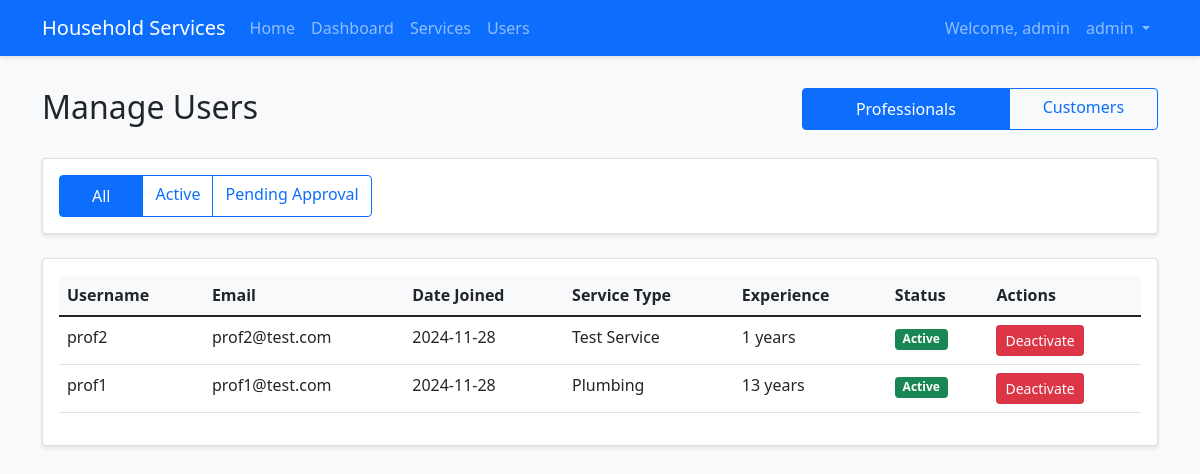
/admin/users (signed in), run on an earlier commit of the app's database.
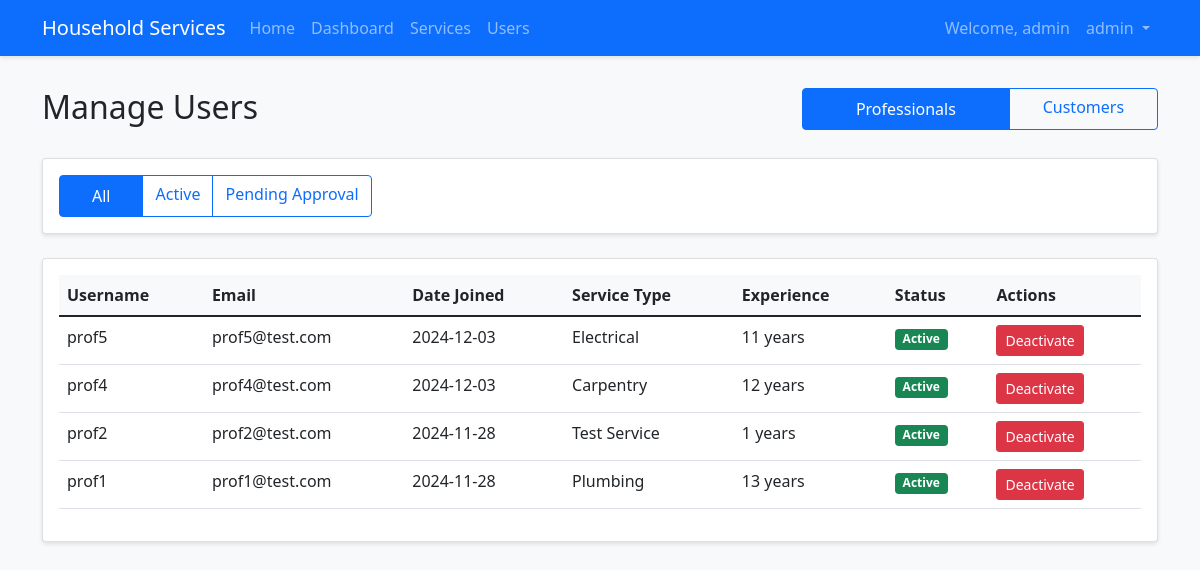
And on a later commit of the database.
### app/models/user.py (models this page shows, shortened)
class User(UserMixin, db.Model):
    __tablename__ = 'users'
    id = db.Column(db.Integer, primary_key=True)
    email = db.Column(db.String(120), unique=True, nullable=False)
    username = db.Column(db.String(80), unique=True, nullable=False)
    password_hash = db.Column(db.String(128))
    role = db.Column(db.String(20), nullable=False)
    date_created = db.Column(db.DateTime, default=datetime.utcnow)
    is_active = db.Column(db.Boolean, default=True)
    is_blocked = db.Column(db.Boolean, default=False)
    block_reason = db.Column(db.Text)
    blocked_at = db.Column(db.DateTime)
    warning_count = db.Column(db.Integer, default=0)
    last_warning_at = db.Column(db.DateTime)
    description = db.Column(db.Text)
    service_type_id = db.Column(db.Integer, db.ForeignKey('services.id'))
    experience = db.Column(db.Integer)
    location = db.Column(db.String(100))
    pin_code = db.Column(db.String(10))
    service_requests_customer = db.relationship('ServiceRequest',
                                              backref='customer',
                                              foreign_keys='ServiceRequest.customer_id')
    service_requests_professional = db.relationship('ServiceRequest',
                                                  backref='professional',
                                                  foreign_keys='ServiceRequest.professional_id')
    reviews_given = db.relationship('Review',
                                  foreign_keys='Review.customer_id',
                                  backref='customer')
    reviews_received = db.relationship('Review',
                                     foreign_keys='Review.professional_id',
                                     backref='professional')

### app/models/service.py (models this page shows)
class Service(db.Model):
    __tablename__ = 'services'
    id = db.Column(db.Integer, primary_key=True)
    name = db.Column(db.String(100), nullable=False)
    base_price = db.Column(db.Float, nullable=False)
    time_required = db.Column(db.Integer)
    description = db.Column(db.Text)
    date_created = db.Column(db.DateTime, default=datetime.utcnow)
    is_active = db.Column(db.Boolean, default=True)
    professionals = db.relationship('User', backref='service_type')
    service_requests = db.relationship('ServiceRequest', backref='service')

### app/views/admin.py (the view)
@bp.route('/users')
@login_required
@admin_required
def manage_users():
    role = request.args.get('role', 'professional')
    status = request.args.get('status')
    search = request.args.get('search', '')
    query = User.query.filter_by(role=role)
    if status:
        if status == 'pending':
            query = query.filter_by(is_active=False)
        elif status == 'active':
            query = query.filter_by(is_active=True)
    if search:
        query = query.filter(
            (User.username.ilike(f'%{search}%')) |
            (User.email.ilike(f'%{search}%'))
        )
    users = query.order_by(User.date_created.desc()).all()
    services = Service.query.all()
    return render_template('admin/manage_users.html',
                         users=users,
                         current_role=role,
                         current_status=status,
                         services=services)

### app/models/user.py (called while the page is built)
@login_manager.user_loader
def load_user(id):
    return User.query.get(int(id))

### app/templates/admin/manage_users.html (shortened to what this page needs)
{% extends "base.html" %}
{% block content %}
<div class="row mb-4">
    <div class="col-md-8">
        <h2>Manage Users</h2>
    </div>
    <div class="col-md-4">
        <div class="btn-group w-100">
            <a href="{{ url_for('admin.manage_users', role='professional') }}"
               class="btn btn-{{ 'primary' if current_role == 'professional' else 'outline-primary' }}">
                Professionals
            </a>
            <a href="{{ url_for('admin.manage_users', role='customer') }}"
               class="btn btn-{{ 'primary' if current_role == 'customer' else 'outline-primary' }}">
                Customers
            </a>
        </div>
    </div>
</div>
<div class="row mb-4">
    <div class="col-md-12">
        <div class="card">
            <div class="card-body">
                <div class="btn-group">
                    <a href="{{ url_for('admin.manage_users', role=current_role) }}"
                       class="btn btn-{{ 'primary' if not current_status else 'outline-primary' }}">
                        All
                    </a>
                    <a href="{{ url_for('admin.manage_users', role=current_role, status='active') }}"
                       class="btn btn-{{ 'primary' if current_status == 'active' else 'outline-primary' }}">
                        Active
                    </a>
                    {% if current_role == 'professional' %}
                    <a href="{{ url_for('admin.manage_users', role=current_role, status='pending') }}"
                       class="btn btn-{{ 'primary' if current_status == 'pending' else 'outline-primary' }}">
                        Pending Approval
                    </a>
                    {% endif %}
                </div>
            </div>
        </div>
    </div>
</div>
<div class="card">
    <div class="card-body">
        <div class="table-responsive">
            <table class="table">
                <thead>
                    <tr>
                        <th>Username</th>
                        <th>Email</th>
                        <th>Date Joined</th>
                        {% if current_role == 'professional' %}
                            <th>Service Type</th>
                            <th>Experience</th>
                        {% endif %}
                        <th>Status</th>
                        <th>Actions</th>
                    </tr>
                </thead>
                <tbody>
                    {% for user in users %}
                    <tr>
                        <td>{{ user.username }}</td>
                        <td>{{ user.email }}</td>
                        <td>{{ user.date_created.strftime('%Y-%m-%d') }}</td>
                        {% if current_role == 'professional' %}
                            <td>{{ user.service_type.name if user.service_type else 'N/A' }}</td>
                            <td>{{ user.experience }} years</td>
                        {% endif %}
                        <td>
                            <span class="badge {% if user.is_active %}bg-success{% else %}bg-warning{% endif %}">
                                {% if current_role == 'professional' %}
                                    {{ 'Active' if user.is_active else 'Pending' }}
                                {% else %}
                                    {{ 'Active' if user.is_active else 'Inactive' }}
                                {% endif %}
                            </span>
                        </td>
                        <td>
                            <div class="btn-group">
                                <form method="POST" action="{{ url_for('admin.toggle_user_status', user_id=user.id) }}"
                                      class="d-inline">
                                    <button type="submit"
                                            class="btn btn-sm btn-{{ 'danger' if user.is_active else 'success' }}"
                                            onclick="return confirm('Are you sure you want to {{ 'deactivate' if user.is_active else 'activate' }} this user?')">
                                        {{ 'Deactivate' if user.is_active else 'Activate' }}
                                    </button>
                                </form>
                            </div>
                        </td>
                    </tr>
                    {% endfor %}
                </tbody>
            </table>
        </div>
    </div>
</div>
{% endblock %}

### app/templates/base.html (shortened to what this page needs)
<!DOCTYPE html>
<html lang="en">
<head>
    <link href="https://cdn.jsdelivr.net/npm/bootstrap@5.1.3/dist/css/bootstrap.min.css" rel="stylesheet">
    <link rel="stylesheet" href="{{ url_for('static', filename='css/style.css') }}">
</head>
<body>
    <nav class="navbar navbar-expand-lg navbar-dark bg-primary">
        <div class="container">
            <a class="navbar-brand" href="{{ url_for('main.index') }}">Household Services</a>
            <div class="collapse navbar-collapse" id="navbarNav">
                <ul class="navbar-nav me-auto">
                    <li class="nav-item">
                        <a class="nav-link" href="{{ url_for('main.index') }}">Home</a>
                    </li>
                    {% if current_user.is_authenticated %}
                        {% if current_user.role == 'admin' %}
                            <li class="nav-item">
                                <a class="nav-link" href="{{ url_for('admin.dashboard') }}">Dashboard</a>
                            </li>
                            <li class="nav-item">
                                <a class="nav-link" href="{{ url_for('admin.manage_services') }}">Services</a>
                            </li>
                            <li class="nav-item">
                                <a class="nav-link" href="{{ url_for('admin.manage_users') }}">Users</a>
                            </li>
                        {% endif %}
                    {% endif %}
                </ul>
                <ul class="navbar-nav">
                    {% if current_user.is_authenticated %}
                        <li class="nav-item">
                            <span class="nav-link">Welcome, {{ current_user.username }}</span>
                        </li>
                        <li class="nav-item dropdown">
                            <a class="nav-link dropdown-toggle" href="#" id="userDropdown" role="button"
                               data-bs-toggle="dropdown" aria-expanded="false">
                                {{ current_user.username }}
                            </a>
                        </li>
                    {% endif %}
                </ul>
            </div>
        </div>
    </nav>
    <div class="container mt-4">
        {% block content %}{% endblock %}
    </div>
</body>
</html>

### app/static/css/style.css (style rules this page uses)
body { background-color: #f8f9fa; min-height: 100vh; }
.navbar { margin-bottom: 2rem; box-shadow: 0 2px 4px rgba(0,0,0,0.1); }
.card { box-shadow: 0 2px 4px rgba(0,0,0,0.1); }
.btn-primary { padding: 0.5rem 2rem; }
.table th { background-color: #f8f9fa; }

What changed in the data, as far as the page shows it:
added User: username "prof5", email "prof5@test.com", date_created "2024-12-03", service_type "Electrical", experience "11", is_active "Active", is_active "Deactivate"
added User: username "prof4", email "prof4@test.com", date_created "2024-12-03", service_type "Carpentry", experience "12", is_active "Active", is_active "Deactivate"
